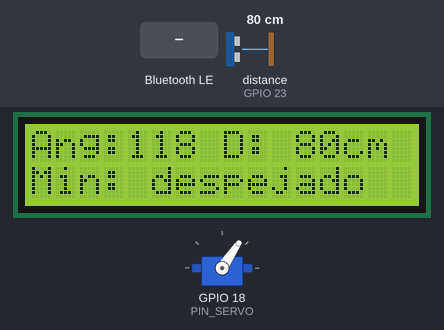
Recording of a sketch running on a simulated ESP32. Parts: 16×2 character LCD, servo. Wiring (inferred from the names in the program): ultrasonic range finder: trigger GPIO 19; echo GPIO 23. The test bench sets the inputs (shaded band); at power-on: distance to the obstacle (sensor on GPIO 23) 80 cm. The echo pulse lasts 58.3 µs per cm; WiFi joins after 1.5 s; servers stay silent unless stated; EEPROM starts erased; nothing arrives over Bluetooth unless stated; a phone connects over Bluetooth LE 3 s after start; what the sketch prints to the serial monitor is not drawn. At 9.2 s the program restarts the board; the recording ends there.

Above: at 3.7 s.
3.9 s: distance to the obstacle (sensor on GPIO 23) set to 2 cm
At 4.38 s:
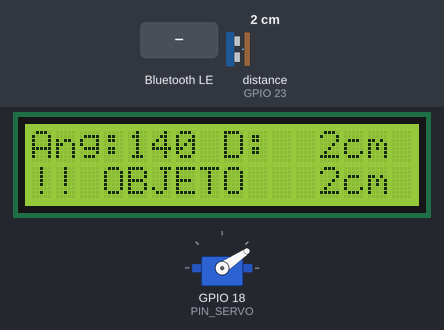
6.6 s: distance to the obstacle (sensor on GPIO 23) set to 35 cm
At 6.94 s:
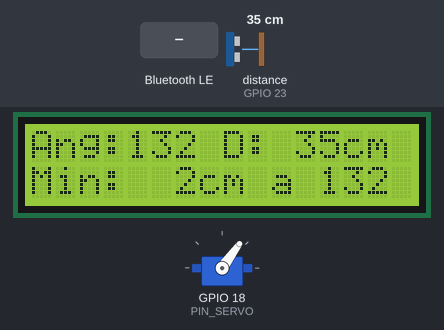
8.5 s: Bluetooth LE write "WIFI|" received
At 9.0 s:
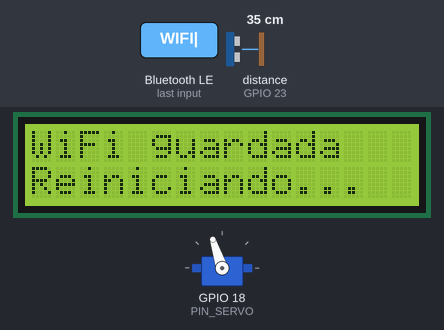
Timing chart, 0 to 9.2 s (numbered marks = the images above; inputs shaded):
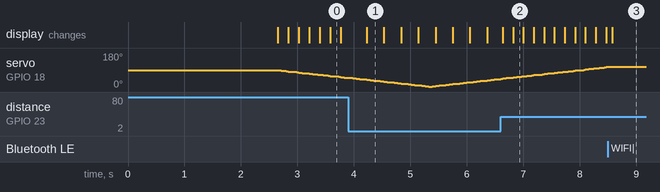

Measured:
- after the input at 3.9 s, the display: changes after 0.33 s (image 1)
- after the input at 8.5 s, servo on GPIO 18 (PIN_SERVO): goes on until 8.5 s, then stays 108°; the display: changes after 0.08 s (image 3)

The sketch:

radar_esp32.ino
```cpp
/*
  RADAR ULTRASÓNICO — ESP32 · My Radar by pendatkill_dev
  ------------------------------------------------
  Servo SG90 ........ io18
  Ultrasonidos TRIG . io19 (cable azul)
  Ultrasonidos ECHO . io23 (cable verde)
  LCD 1602 I2C ...... SDA io21 / SCL io22 (bus I2C)

  El servo arranca en su posición central (90°) y desde ahí
  barre a la izquierda y a la derecha (2°..178°, sin forzar los topes).

  Envía una línea por medida:  angulo,distancia_cm   (distancia = -1 si no hay eco)
    - USB serie a 115200 baudios
    - WiFi: TCP puerto 3333. El ESP32 crea siempre la red "MyRadar" (clave
      "pendatkill", IP 192.168.4.1) y, si se le ha dado una WiFi, se une también
      a ella y anuncia su IP por UDP (puerto 3334): "MYRADAR <ip>"
    - Bluetooth LE "MyRadar": servicio UART de Nordic (notificaciones en TX)

  Comandos (por TCP, BLE RX o USB, terminados en salto de línea):
    WIFI|<ssid>|<clave>   guarda la WiFi de casa y reinicia
    WIFIOFF               borra la WiFi guardada y reinicia
    INFO                  responde "INFO ap=<ip> sta=<ip|->"

  App Android: My Radar by pendatkill_dev (carpeta my_radar_app)
  Compilar con el esquema de particiones "Huge APP" (WiFi + BLE no caben en el normal).

  Librerías (Gestor de librerías del IDE de Arduino):
    - ESP32Servo         (Kevin Harrington)  — 1.x con core ESP32 2.x, >= 3.0 con core 3.x
    - LiquidCrystal I2C  (Frank de Brabander)

  Cableado: el ECHO del HC-SR04 sale a 5 V y el ESP32 solo admite 3,3 V.
  Usa un divisor:  ECHO -- 1k -- io23 -- 2k -- GND  (o un HC-SR04P a 3,3 V).
  Alimenta el servo con 5 V aparte (GND común) y un condensador de 470-1000 µF.
*/

#include <Wire.h>
#include <ESP32Servo.h>
#include <LiquidCrystal_I2C.h>
#include <WiFi.h>
#include <WiFiUdp.h>
#include <Preferences.h>
#include <BLEDevice.h>
#include <BLEServer.h>
#include <BLE2902.h>

// ---------- Pines ----------
const int PIN_SERVO = 18;
const int PIN_TRIG  = 19;   // si no mide nada, intercambia TRIG y ECHO
const int PIN_ECHO  = 23;
const int PIN_SDA   = 21;
const int PIN_SCL   = 22;

// ---------- Ajustes ----------
const uint8_t LCD_DIR     = 0x27;  // prueba 0x3F si la pantalla no muestra nada
const int ANG_CENTRO      = 90;    // posición inicial
const int ANG_IZQ         = ANG_CENTRO + 88;  // 178° (evita forzar el tope del SG90)
const int ANG_DER         = ANG_CENTRO - 88;  // 2°
const int PASO_GRADOS     = 2;     // resolución del barrido
const int ESPERA_SERVO_MS = 30;    // tiempo para que el servo llegue y se estabilice
const int DIST_MAX_CM     = 200;   // por encima se considera "sin objeto"
const int ALERTA_CM       = 30;    // la LCD avisa si hay algo más cerca
const unsigned long PERIODO_PING_MS = 60;  // mínimo entre disparos (evita ecos residuales)

// ---------- Conectividad ----------
const char* NOMBRE    = "MyRadar";      // red WiFi propia y nombre Bluetooth
const char* CLAVE_AP  = "pendatkill";   // mínimo 8 caracteres
const uint16_t PUERTO_TCP = 3333;
const uint16_t PUERTO_UDP = 3334;
const int MAX_CLIENTES = 3;
#define UUID_SERVICIO "6e400001-b5a3-f393-e0a9-e50e24dcca9e"
#define UUID_RX       "6e400002-b5a3-f393-e0a9-e50e24dcca9e"
#define UUID_TX       "6e400003-b5a3-f393-e0a9-e50e24dcca9e"

LiquidCrystal_I2C lcd(LCD_DIR, 16, 2);
Servo servo;

WiFiServer servidor(PUERTO_TCP);
WiFiClient clientes[MAX_CLIENTES];
String bufClientes[MAX_CLIENTES];
WiFiUDP udp;
Preferences prefs;
BLECharacteristic* txBle = nullptr;
volatile bool bleConectado = false;
String comandoBle;
volatile bool hayComandoBle = false;
String bufSerie;

int angulo = ANG_CENTRO;
int sentido = -1;                 // -1 = primero hacia ANG_DER, +1 = hacia ANG_IZQ
int minBarrido = 9999, angMinBarrido = 0;   // objeto más cercano del barrido en curso
int minAnterior = -1,  angMinAnterior = 0;  // resultado del barrido anterior
int contadorLcd = 0;

// ---------- Envío a todos los canales ----------
void enviar(const char* linea) {
  Serial.print(linea);
  size_t n = strlen(linea);
  for (auto& c : clientes)
    if (c && c.connected()) c.write((const uint8_t*)linea, n);
  if (bleConectado && txBle) {
    txBle->setValue((uint8_t*)linea, n);
    txBle->notify();
  }
}

// ---------- Bluetooth LE ----------
class CbServidorBle : public BLEServerCallbacks {
  void onConnect(BLEServer*) override { bleConectado = true; }
  void onDisconnect(BLEServer* s) override {
    bleConectado = false;
    s->getAdvertising()->start();   // vuelve a ser visible para otra conexión
  }
};

class CbRxBle : public BLECharacteristicCallbacks {
  void onWrite(BLECharacteristic* c) override {
    comandoBle = c->getValue().c_str();
    hayComandoBle = true;
  }
};

void iniciarBle() {
  BLEDevice::init(NOMBRE);
  BLEDevice::setMTU(64);
  BLEServer* srv = BLEDevice::createServer();
  srv->setCallbacks(new CbServidorBle());
  BLEService* svc = srv->createService(UUID_SERVICIO);
  txBle = svc->createCharacteristic(UUID_TX, BLECharacteristic::PROPERTY_NOTIFY);
  txBle->addDescriptor(new BLE2902());
  BLECharacteristic* rx = svc->createCharacteristic(
      UUID_RX, BLECharacteristic::PROPERTY_WRITE | BLECharacteristic::PROPERTY_WRITE_NR);
  rx->setCallbacks(new CbRxBle());
  svc->start();
  BLEAdvertising* adv = BLEDevice::getAdvertising();
  adv->addServiceUUID(UUID_SERVICIO);
  adv->setScanResponse(true);
  BLEDevice::startAdvertising();
}

// ---------- WiFi ----------
void iniciarWifi() {
  WiFi.mode(WIFI_AP_STA);
  WiFi.softAP(NOMBRE, CLAVE_AP);
  prefs.begin("radar", false);
  String ssid = prefs.getString("ssid", "");
  String clave = prefs.getString("clave", "");
  if (ssid.length()) {
    WiFi.begin(ssid.c_str(), clave.c_str());
    unsigned long t0 = millis();
    while (WiFi.status() != WL_CONNECTED && millis() - t0 < 8000) delay(200);
  }
  servidor.begin();
  servidor.setNoDelay(true);
}

void procesarComando(String cmd) {
  cmd.trim();
  char resp[96];
  if (cmd.startsWith("WIFI|")) {
    int sep = cmd.indexOf('|', 5);
    String ssid = sep > 0 ? cmd.substring(5, sep) : cmd.substring(5);
    String clave = sep > 0 ? cmd.substring(sep + 1) : "";
    prefs.putString("ssid", ssid);
    prefs.putString("clave", clave);
    enviar("OK WIFI guardada, reiniciando\n");
    lcd.clear(); lcd.print("WiFi guardada"); lcd.setCursor(0, 1); lcd.print("Reiniciando...");
    delay(600);
    ESP.restart();
  } else if (cmd == "WIFIOFF") {
    prefs.remove("ssid");
    prefs.remove("clave");
    enviar("OK WIFI borrada, reiniciando\n");
    delay(600);
    ESP.restart();
  } else if (cmd == "INFO") {
    String sta = WiFi.status() == WL_CONNECTED ? WiFi.localIP().toString() : String("-");
    snprintf(resp, sizeof(resp), "INFO ap=%s sta=%s\n", WiFi.softAPIP().toString().c_str(), sta.c_str());
    enviar(resp);
  }
}

// Acumula bytes hasta salto de línea y ejecuta el comando
void leerLineas(Stream& s, String& buf) {
  while (s.available()) {
    char c = s.read();
    if (c == '\n') { procesarComando(buf); buf = ""; }
    else if (buf.length() < 120) buf += c;
  }
}

// Clientes TCP, comandos entrantes y anuncio UDP. Se llama a menudo desde el bucle.
void atenderRed() {
  WiFiClient nuevo = servidor.available();
  if (nuevo) {
    nuevo.setNoDelay(true);
    int libre = -1;
    for (int i = 0; i < MAX_CLIENTES; i++)
      if (!clientes[i] || !clientes[i].connected()) { libre = i; break; }
    if (libre >= 0) { clientes[libre].stop(); clientes[libre] = nuevo; bufClientes[libre] = ""; }
    else nuevo.stop();
  }
  for (int i = 0; i < MAX_CLIENTES; i++)
    if (clientes[i] && clientes[i].connected()) leerLineas(clientes[i], bufClientes[i]);
  leerLineas(Serial, bufSerie);
  if (hayComandoBle) { hayComandoBle = false; procesarComando(comandoBle); }

  // En la WiFi de casa la app no conoce la IP: se anuncia cada 2 s
  static unsigned long ultimoAnuncio = 0;
  if (WiFi.status() == WL_CONNECTED && millis() - ultimoAnuncio > 2000) {
    ultimoAnuncio = millis();
    IPAddress ip = WiFi.localIP(), mascara = WiFi.subnetMask(), difusion;
    for (int i = 0; i < 4; i++) difusion[i] = ip[i] | ~mascara[i];
    udp.beginPacket(difusion, PUERTO_UDP);
    udp.printf("MYRADAR %s", ip.toString().c_str());
    udp.endPacket();
  }
}

long medirCm() {
  static unsigned long ultimoPing = 0;
  while (millis() - ultimoPing < PERIODO_PING_MS) atenderRed();
  ultimoPing = millis();

  digitalWrite(PIN_TRIG, LOW);
  delayMicroseconds(2);
  digitalWrite(PIN_TRIG, HIGH);
  delayMicroseconds(10);
  digitalWrite(PIN_TRIG, LOW);
  // Tiempo máximo de espera ~ ida y vuelta de DIST_MAX_CM + margen
  unsigned long us = pulseIn(PIN_ECHO, HIGH, (DIST_MAX_CM + 50) * 58UL);
  if (us == 0) return -1;
  long cm = us / 58;
  if (cm < 2 || cm > DIST_MAX_CM) return -1;
  return cm;
}

void actualizarLcd(int ang, long cm) {
  char l1[17], l2[17];
  if (cm > 0) snprintf(l1, sizeof(l1), "Ang:%3d D:%3ldcm ", ang, cm);
  else        snprintf(l1, sizeof(l1), "Ang:%3d D: --- ", ang);

  if (cm > 0 && cm <= ALERTA_CM)
    snprintf(l2, sizeof(l2), "!! OBJETO %3ldcm", cm);
  else if (minAnterior > 0)
    snprintf(l2, sizeof(l2), "Min:%3dcm a %3d", minAnterior, angMinAnterior);
  else
    snprintf(l2, sizeof(l2), "Min: despejado  ");

  // Relleno a 16 caracteres para no dejar restos de la línea anterior
  lcd.setCursor(0, 0); lcd.printf("%-16s", l1);
  lcd.setCursor(0, 1); lcd.printf("%-16s", l2);
}

void finDeBarrido() {
  minAnterior    = (minBarrido < 9999) ? minBarrido : -1;
  angMinAnterior = angMinBarrido;
  minBarrido = 9999;
}

void setup() {
  Serial.begin(115200);
  pinMode(PIN_TRIG, OUTPUT);
  pinMode(PIN_ECHO, INPUT);

  Wire.begin(PIN_SDA, PIN_SCL);
  lcd.init();
  lcd.backlight();
  lcd.setCursor(0, 0); lcd.print("  RADAR  ESP32  ");
  lcd.setCursor(0, 1); lcd.print("  Iniciando...  ");

  // El SG90 no puede informar de su posición: le mandamos el centro primero
  servo.setPeriodHertz(50);
  servo.attach(PIN_SERVO, 500, 2400);
  servo.write(ANG_CENTRO);

  iniciarWifi();
  iniciarBle();

  // Muestra cómo conectarse durante unos segundos
  lcd.clear();
  if (WiFi.status() == WL_CONNECTED) {
    lcd.print("WiFi casa:");
    lcd.setCursor(0, 1); lcd.print(WiFi.localIP());
  } else {
    lcd.print("Red: MyRadar");
    lcd.setCursor(0, 1); lcd.print(WiFi.softAPIP());
  }
  delay(2500);
  lcd.clear();
}

void loop() {
  servo.write(angulo);
  unsigned long t0 = millis();
  while (millis() - t0 < ESPERA_SERVO_MS) atenderRed();

  long cm = medirCm();
  // El servo está montado al revés que la pantalla: se informa el ángulo espejado
  int angInforme = 180 - angulo;
  char linea[24];
  snprintf(linea, sizeof(linea), "%d,%ld\n", angInforme, cm);
  enviar(linea);

  if (cm > 0 && cm < minBarrido) { minBarrido = cm; angMinBarrido = angInforme; }

  // La LCD es lenta por I2C: refresco cada 3 pasos o al instante si hay alerta
  if (++contadorLcd >= 3 || (cm > 0 && cm <= ALERTA_CM)) {
    actualizarLcd(angInforme, cm);
    contadorLcd = 0;
  }

  // Siguiente ángulo y cambio de sentido en los extremos
  angulo += sentido * PASO_GRADOS;
  if (angulo >= ANG_IZQ) { angulo = ANG_IZQ; sentido = -1; finDeBarrido(); }
  if (angulo <= ANG_DER) { angulo = ANG_DER; sentido = +1; finDeBarrido(); }
}
```
